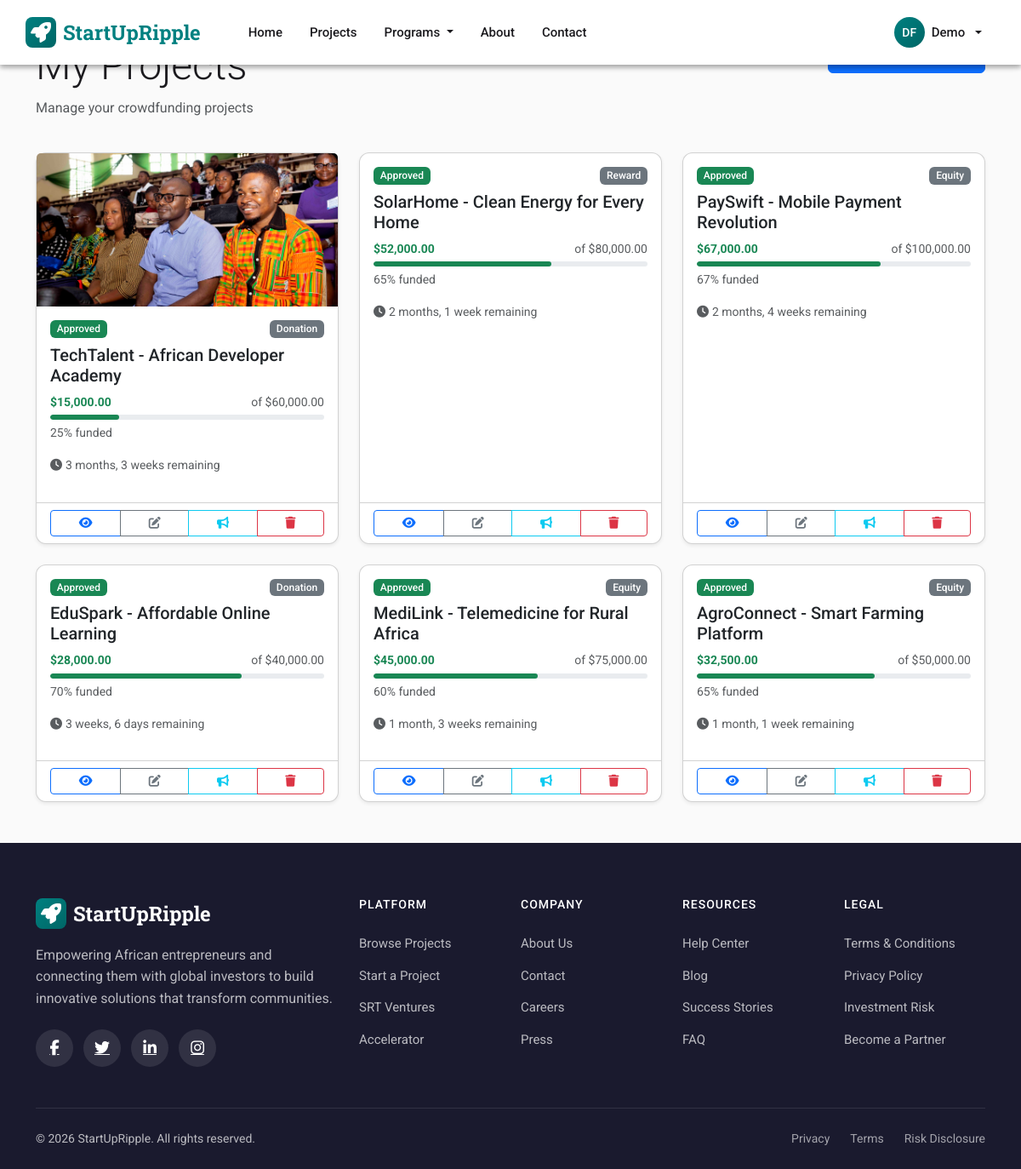
Page /my-projects/ (signed in) on the committed database.
### apps/accounts/models.py (models this page shows, shortened)
class CustomUser(AbstractUser):
    USER_TYPES = (
        ('', 'Select User Type'),
        ('founder', 'Founder'),
        ('donor', 'Donor/Pledger'),
        ('investor', 'Investor'),
        ('partner', 'SRT Partner'),
    )
    user_type = models.CharField(max_length=20, choices=USER_TYPES, blank=False, null=False)
    phone_number = models.CharField(max_length=20)
    profile_completed = models.BooleanField(default=False)
    location = models.CharField(max_length=100, blank=True, null=True)
    address_line1 = models.CharField(max_length=255, blank=True, null=True)
    address_line2 = models.CharField(max_length=255, blank=True, null=True)
    city = models.CharField(max_length=100, blank=True, null=True)
    state_province = models.CharField(max_length=100, blank=True, null=True)
    postal_code = models.CharField(max_length=20, blank=True, null=True)
    country = models.CharField(max_length=100, blank=True, null=True)
    email_verified = models.BooleanField(default=False)
    registration_fee_paid = models.BooleanField(default=False)
    is_srt_partner = models.BooleanField(default=False, help_text="User has SRT Partner capabilities")
    srt_partner_since = models.DateTimeField(null=True, blank=True, help_text="Date when user became an SRT partner")
    email = models.EmailField(unique=True)
    USERNAME_FIELD = 'email'
    REQUIRED_FIELDS = ['username']

### apps/projects/models.py (models this page shows, shortened)
class Project(models.Model):
    STATUS_CHOICES = (
        ('pending', 'Pending Approval'),
        ('approved', 'Approved'),
        ('rejected', 'Rejected'),
    )
    STAGE_CHOICES = [
        ('idea', 'Idea Stage'),
        ('seed', 'Seed Stage'),
        ('early', 'Early Stage'),
        ('growth', 'Growth Stage'),
        ('expansion', 'Expansion Stage'),
    ]
    RISK_CHOICES = [
        ('low', 'Low Risk'),
        ('moderate', 'Moderate Risk'),
        ('high', 'High Risk'),
    ]
    title = models.CharField(max_length=200)
    slug = models.SlugField(unique=True, blank=True, null=True)
    description = RichTextField()  # Changed from TextField to RichTextField
    funding_goal = models.DecimalField(max_digits=10, decimal_places=2)
    amount_raised = models.DecimalField(max_digits=10, decimal_places=2, default=0)
    total_investment_raised = models.DecimalField(max_digits=10, decimal_places=2, default=0)
    created_at = models.DateTimeField(default=timezone.now)
    deadline = models.DateTimeField()
    creator = models.ForeignKey(settings.AUTH_USER_MODEL, on_delete=models.CASCADE, related_name='projects_created')
    image = models.ImageField(upload_to='project_images/')
    category = models.ForeignKey(Category, on_delete=models.SET_NULL, null=True, blank=True)
    funding_type = models.ForeignKey(FundingType, on_delete=models.SET_NULL, null=True)
    location = models.CharField(max_length=100, blank=True, null=True)
    short_description = models.CharField(max_length=255, blank=True, null=True)
    video_url = models.URLField(blank=True, null=True)
    status = models.CharField(max_length=20, choices=STATUS_CHOICES, default='pending')
    admin_notes = models.TextField(blank=True, null=True, help_text="Notes from admin about approval/rejection")
    srt_enabled = models.BooleanField(default=False, help_text="Enable SRT token investments for this project")
    stage = models.CharField(max_length=20, choices=STAGE_CHOICES, default='idea', blank=True)
    risk_level = models.CharField(max_length=20, choices=RISK_CHOICES, default='moderate', blank=True)
    expected_return_rate = models.DecimalField(
        max_digits=5,
        decimal_places=2,
        default=Decimal('0.00'),
        help_text="Expected annual return percentage for SRT investors"
    )
    investment_duration_months = models.PositiveIntegerField(
        default=12,
        help_text="Investment duration in months"
    )
    minimum_investment = models.DecimalField(
        max_digits=12,
        decimal_places=2,
        default=Decimal('10.00'),
        help_text="Minimum SRT tokens per investment"
    )
    maximum_investment = models.DecimalField(
        max_digits=12,
        decimal_places=2,
        blank=True,
        null=True,
        help_text="Maximum SRT tokens per investment (optional)"
    )
    srt_amount_raised = models.DecimalField(
        max_digits=15,
        decimal_places=2,
        default=Decimal('0.00'),
        help_text="Total SRT tokens invested in this project"
    )
    srt_funding_goal = models.DecimalField(
        max_digits=15,
        decimal_places=2,
        default=Decimal('0.00'),
        help_text="SRT token funding goal"
    )
    is_featured = models.BooleanField(default=False)
    def get_percent_funded(self):
        if self.funding_goal == 0:
            return 0
        return (self.amount_raised / self.funding_goal) * 100

class FundingType(models.Model):
    name = models.CharField(max_length=100)  # e.g., "Donation", "Equity", "Loan"
    description = models.TextField()

### apps/projects/views.py (the view)
# urls.py: path('my-projects/', views.my_projects, name='my_projects'),
@login_required
def my_projects(request):
    projects = Project.objects.filter(creator=request.user).order_by('-created_at')
    context = {
        'projects': projects,
    }
    return render(request, 'projects/my_projects.html', context)

### apps/projects/templates/projects/my_projects.html (shortened to what this page needs)
{% extends "base.html" %}
{% load static humanize %}
{% block content %}
<div class="container py-5">
    <div class="row mb-4">
        <div class="col-md-8">
            <h1 class="display-5">My Projects</h1>
            <p class="text-muted">Manage your crowdfunding projects</p>
        </div>
        <div class="col-md-4 text-end">
            <a href="{% url 'projects:create_project' %}" class="btn btn-primary">
            </a>
        </div>
    </div>
    {% if projects %}
    <div class="row row-cols-1 row-cols-md-2 row-cols-lg-3 g-4">
        {% for project in projects %}
        <div class="col">
            <div class="card h-100 shadow-sm">
                {% if project.image %}
                <img src="{{ project.image.url }}" class="card-img-top" alt="{{ project.title }}"
                     style="height: 180px; object-fit: cover;">
                {% endif %}
                <div class="card-body">
                    <div class="d-flex justify-content-between mb-2">
                        <span class="badge bg-{% if project.status == 'approved' %}success{% elif project.status == 'pending' %}warning{% else %}danger{% endif %}">
                            {{ project.get_status_display }}
                        </span>
                        {% if project.funding_type %}
                        <span class="badge bg-secondary">{{ project.funding_type.name }}</span>
                        {% endif %}
                    </div>
                    <h5 class="card-title">{{ project.title }}</h5>
                    <div class="mb-3">
                        <div class="d-flex justify-content-between small mb-1">
                            <span class="text-success fw-bold">${{ project.amount_raised|intcomma }}</span>
                            <span class="text-muted">of ${{ project.funding_goal|intcomma }}</span>
                        </div>
                        <div class="progress" style="height: 6px;">
                            <div class="progress-bar bg-success" style="width: {{ project.get_percent_funded|floatformat:0 }}%"></div>
                        </div>
                        <div class="small text-muted mt-1">
                            {{ project.get_percent_funded|floatformat:0 }}% funded
                        </div>
                    </div>
                    <div class="small text-muted mb-3">
                        <i class="fas fa-clock me-1"></i>{{ project.deadline|timeuntil }} remaining
                    </div>
                </div>
                <div class="card-footer bg-transparent">
                    <div class="btn-group w-100">
                        <a href="{% url 'projects:project_detail' project.id %}" class="btn btn-outline-primary btn-sm">
                            <i class="fas fa-eye"></i>
                        </a>
                        <a href="{% url 'projects:edit_project' project.id %}" class="btn btn-outline-secondary btn-sm">
                            <i class="fas fa-edit"></i>
                        </a>
                        <a href="{% url 'projects:add_update' project.id %}" class="btn btn-outline-info btn-sm">
                            <i class="fas fa-bullhorn"></i>
                        </a>
                        <a href="{% url 'projects:delete_project' project.id %}" class="btn btn-outline-danger btn-sm">
                            <i class="fas fa-trash"></i>
                        </a>
                    </div>
                </div>
            </div>
        </div>
        {% endfor %}
    </div>
    {% endif %}
</div>
{% endblock %}

### templates/base.html (shortened to what this page needs)
<!DOCTYPE html>
<html lang="en">
<head>
    <link href="https://cdn.jsdelivr.net/npm/bootstrap@5.3.2/dist/css/bootstrap.min.css" rel="stylesheet">
    <link href="https://cdnjs.cloudflare.com/ajax/libs/font-awesome/6.4.2/css/all.min.css" rel="stylesheet">
    {% load static %}
    <link rel="stylesheet" href="{% static 'css/partner-dashboard.css' %}">
</head>
<body class="{% block body_class %}{% endblock %}">
    <nav class="navbar navbar-expand-lg navbar-md fixed-top">
        <div class="container navbar-inner">
            <a class="navbar-brand" href="{% url 'projects:home' %}">
                <span class="brand-icon"><i class="fas fa-rocket"></i></span>
                StartUpRipple
            </a>
            <div class="collapse navbar-collapse" id="navbarNav">
                <ul class="navbar-nav me-auto ms-lg-4">
                    <li class="nav-item">
                        <a class="nav-link" href="{% url 'projects:home' %}">Home</a>
                    </li>
                    <li class="nav-item">
                        <a class="nav-link" href="{% url 'projects:project_list' %}">Projects</a>
                    </li>
                    <li class="nav-item dropdown">
                        <a class="nav-link dropdown-toggle" href="#" role="button" data-bs-toggle="dropdown">
                            Programs
                        </a>
                    </li>
                    <li class="nav-item">
                        <a class="nav-link" href="{% url 'cms:about_page' %}">About</a>
                    </li>
                    <li class="nav-item">
                        <a class="nav-link" href="{% url 'cms:contact_page' %}">Contact</a>
                    </li>
                </ul>
                <ul class="navbar-nav align-items-lg-center">
                    {% if user.is_authenticated %}
                    <li class="nav-item dropdown">
                        <a class="nav-link dropdown-toggle d-flex align-items-center gap-2" href="#" role="button" data-bs-toggle="dropdown">
                            <span class="user-avatar">{{ user.first_name|slice:":1" }}{{ user.last_name|slice:":1" }}</span>
                            <span class="d-none d-lg-inline">{{ user.first_name|default:user.email }}</span>
                        </a>
                    </li>
                    {% endif %}
                </ul>
            </div>
        </div>
    </nav>
    <main>
        {% block content %}{% endblock %}
    </main>
    <footer class="footer-md">
        <div class="container">
            <div class="row g-4">
                <div class="col-lg-4 col-md-6">
                    <div class="footer-brand">
                        <span class="brand-icon"><i class="fas fa-rocket"></i></span>
                        StartUpRipple
                    </div>
                    <p class="mb-4">Empowering African entrepreneurs and connecting them with global investors to build innovative solutions that transform communities.</p>
                    <div class="social-links-md">
                        <a href="#" aria-label="Facebook"><i class="fab fa-facebook-f"></i></a>
                        <a href="#" aria-label="Twitter"><i class="fab fa-twitter"></i></a>
                        <a href="#" aria-label="LinkedIn"><i class="fab fa-linkedin-in"></i></a>
                        <a href="#" aria-label="Instagram"><i class="fab fa-instagram"></i></a>
                    </div>
                </div>
                <div class="col-lg-2 col-md-6">
                    <h6>Platform</h6>
                    <ul class="footer-links">
                        <li><a href="{% url 'projects:project_list' %}">Browse Projects</a></li>
                        <li><a href="{% url 'projects:create_project' %}">Start a Project</a></li>
                        <li><a href="{% url 'srt:venture_list' %}">SRT Ventures</a></li>
                        <li><a href="{% url 'incubator:incubator_page' %}">Accelerator</a></li>
                    </ul>
                </div>
                <div class="col-lg-2 col-md-6">
                    <h6>Company</h6>
                    <ul class="footer-links">
                        <li><a href="{% url 'cms:about_page' %}">About Us</a></li>
                        <li><a href="{% url 'cms:contact_page' %}">Contact</a></li>
                        <li><a href="#">Careers</a></li>
                        <li><a href="#">Press</a></li>
                    </ul>
                </div>
                <div class="col-lg-2 col-md-6">
                    <h6>Resources</h6>
                    <ul class="footer-links">
                        <li><a href="#">Help Center</a></li>
                        <li><a href="#">Blog</a></li>
                        <li><a href="#">Success Stories</a></li>
                        <li><a href="#">FAQ</a></li>
                    </ul>
                </div>
                <div class="col-lg-2 col-md-6">
                    <h6>Legal</h6>
                    <ul class="footer-links">
                        <li><a href="{% url 'cms:terms' %}">Terms & Conditions</a></li>
                        <li><a href="{% url 'cms:privacy' %}">Privacy Policy</a></li>
                        <li><a href="{% url 'cms:investment_risk' %}">Investment Risk</a></li>
                        <li><a href="{% url 'srt:become_partner' %}">Become a Partner</a></li>
                    </ul>
                </div>
            </div>
            <div class="footer-bottom-md">
                <div class="row align-items-center">
                    <div class="col-md-6 text-center text-md-start">
                        <p>&copy; {% now "Y" %} StartUpRipple. All rights reserved.</p>
                    </div>
                    <div class="col-md-6">
                        <div class="footer-bottom-links">
                            <a href="{% url 'cms:privacy' %}">Privacy</a>
                            <a href="{% url 'cms:terms' %}">Terms</a>
                            <a href="{% url 'cms:investment_risk' %}">Risk Disclosure</a>
                        </div>
                    </div>
                </div>
            </div>
        </div>
    </footer>
</body>
</html>

### rows in the picture
CustomUser: first_name "D", last_name "F", first_name "Demo"
Project: image (picture), status "Approved", funding_type.name "Donation", title "TechTalent - African Developer Academy", amount_raised "15,000.00", funding_goal "60,000.00", get_percent_funded "25", deadline "3 months, 3 weeks"
Project: status "Approved", funding_type.name "Reward", title "SolarHome - Clean Energy for Every Home", amount_raised "52,000.00", funding_goal "80,000.00", get_percent_funded "65", deadline "2 months, 1 week"
Project: status "Approved", funding_type.name "Equity", title "PaySwift - Mobile Payment Revolution", amount_raised "67,000.00", funding_goal "100,000.00", get_percent_funded "67", deadline "2 months, 4 weeks"
Project: status "Approved", funding_type.name "Donation", title "EduSpark - Affordable Online Learning", amount_raised "28,000.00", funding_goal "40,000.00", get_percent_funded "70", deadline "3 weeks, 6 days"
Project: status "Approved", funding_type.name "Equity", title "MediLink - Telemedicine for Rural Africa", amount_raised "45,000.00", funding_goal "75,000.00", get_percent_funded "60", deadline "1 month, 3 weeks"
Project: status "Approved", funding_type.name "Equity", title "AgroConnect - Smart Farming Platform", amount_raised "32,500.00", funding_goal "50,000.00", get_percent_funded "65", deadline "1 month, 1 week"
